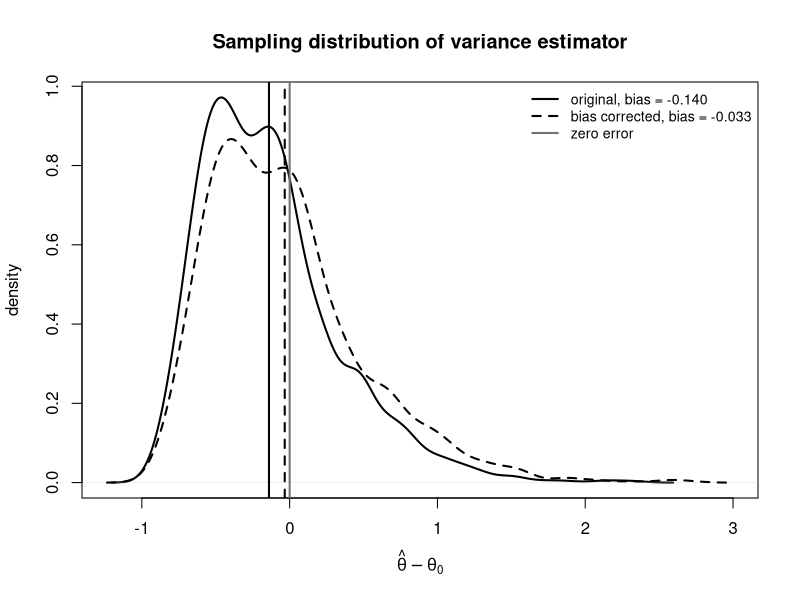

Generate this figure with R:
## ---- chunk 1
#| label: fig-bootstrap-bias-correction
#| echo: true
#| fig-cap: "小標本の分散推定量に対する bootstrap bias correction。元の MLE は下方に偏っており、補正後は分布の中心が 0 に近づく。"
#| fig-width: 7
#| fig-height: 4

set.seed(20260717)

R <- 1500
B <- 200
n <- 8
true_var <- 1

var_mle <- function(x) mean((x - mean(x))^2)

theta_hat <- numeric(R)
theta_bc <- numeric(R)

for (r in seq_len(R)) {
  x <- rnorm(n, mean = 0, sd = sqrt(true_var))
  theta_hat[r] <- var_mle(x)

  theta_boot <- replicate(B, {
    xb <- sample(x, size = n, replace = TRUE)
    var_mle(xb)
  })

  boot_bias <- mean(theta_boot) - theta_hat[r]
  theta_bc[r] <- theta_hat[r] - boot_bias
}

error_hat <- theta_hat - true_var
error_bc <- theta_bc - true_var
bias_hat <- mean(error_hat)
bias_bc <- mean(error_bc)

bias_summary <- rbind(
  "bias" = c("original" = bias_hat, "bias corrected" = bias_bc),
  "RMSE" = c(
    "original" = sqrt(mean(error_hat^2)),
    "bias corrected" = sqrt(mean(error_bc^2))
  )
)
round(bias_summary, 3)

d_hat <- density(error_hat)
d_bc <- density(error_bc)
xlim <- range(d_hat$x, d_bc$x, -0.25, 0.1)
ylim <- range(0, d_hat$y, d_bc$y)

plot(
  d_hat,
  xlim = xlim,
  ylim = ylim,
  lwd = 2,
  xlab = expression(hat(theta) - theta[0]),
  ylab = "density",
  main = "Sampling distribution of variance estimator"
)
lines(d_bc, lwd = 2, lty = 2)
abline(v = 0, lwd = 2, col = "grey45")
abline(v = bias_hat, lwd = 2)
abline(v = bias_bc, lwd = 2, lty = 2)
legend(
  "topright",
  legend = c(
    sprintf("original, bias = %.3f", bias_hat),
    sprintf("bias corrected, bias = %.3f", bias_bc),
    "zero error"
  ),
  lty = c(1, 2, 1),
  lwd = c(2, 2, 2),
  col = c("black", "black", "grey45"),
  bty = "n",
  cex = 0.85
)
